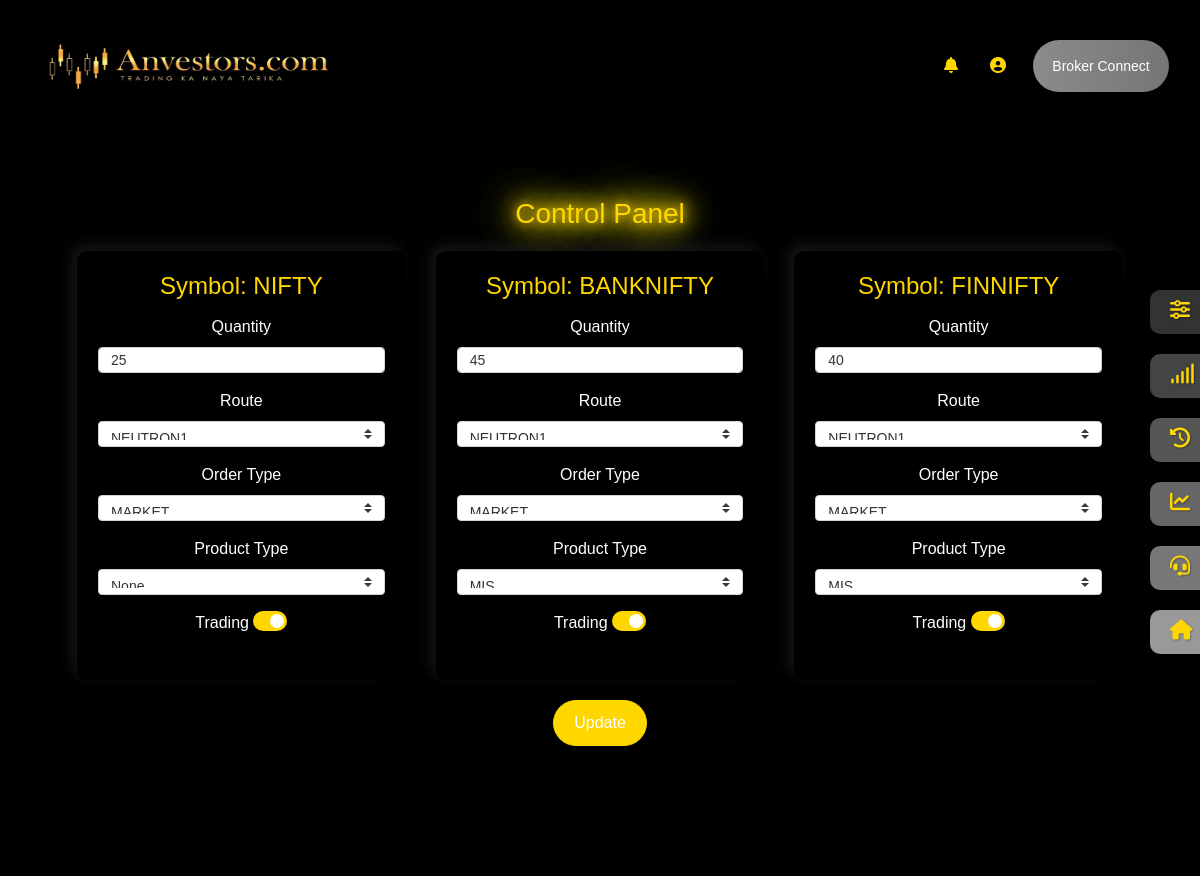
/accounts/home/ (signed in), run on the app's committed database.
### accounts/models.py (models this page shows)
class Client_SYMBOL_QTY(models.Model):
    client_id = models.CharField(max_length=50, blank=True, null=True)
    SYMBOL = models.CharField(max_length=50, blank=True, null=True)
    QUANTITY = models.IntegerField(null=True, blank=True)
    Order_Type = models.CharField(max_length=50, blank=True, null=True)
    Product_Type = models.CharField(max_length=50, blank=True, null=True)
    Strategy = models.CharField(max_length=50, blank=True, null=True)
    trade = models.CharField(max_length=50, blank=True, null=True)
    created_at = models.DateTimeField(auto_now_add=True)

class SYMBOL(models.Model):
    SYMBOL = models.CharField(max_length=50)
    SYMBOL_order = models.CharField(max_length=50 ,blank=True, null=True)
    symbol_token = models.CharField(max_length=50 , blank=True, null=True)
    expiry = models.DateField(null=True, blank=True)
    strike = models.DecimalField(max_digits=10, decimal_places=2,null=True, blank=True)
    lotsize = models.IntegerField(null=True, blank=True)
    instrumenttype = models.CharField(max_length=20,null=True, blank=True)
    exch_seg = models.CharField(max_length=10,null=True, blank=True)
    tick_size = models.DecimalField(max_digits=5, decimal_places=2,null=True, blank=True)
    created_at = models.DateTimeField(auto_now_add=True,null=True, blank=True)
    def __str__(self):
        return self.SYMBOL

### accounts/views.py (the view, shortened to what this page needs)
# urls.py: path('home/', views.client_dashbord, name="client_home" ),
@csrf_protect
def client_dashbord(request):
        if 'msg' in request.GET:
            msg = request.GET['msg']
        else:
            msg = None
        user_id = request.session.get('clint_id')
        client_user = ind_clientDT.objects.get(clint_id=user_id)
        try:
            group = GROUP.objects.get(GROUP = client_user.client_Group)
            symbols = group.symbols.all()
        except:
            symbols = []
        print(group)
        current_date = timezone.now().date()
        filtered_signals = Client_SYMBOL_QTY.objects.filter(client_id = user_id)
        dt = {
            'msg':msg,
            'symbols':symbols,
            'signals':filtered_signals,
            'client_user': client_user,
        }
        return render(request,'client_dashboard.html',dt)

### accounts/models.py (called while the page is built)
    def __str__(self):
        return self.GROUP

    def __str__(self):
        return self.broker_name

### templates/client_dashboard.html (shortened to what this page needs)
{% extends 'client_base.html' %}
{% block main %}
<div class="dashboard-container">
    <h3 class="text-center glow">Control Panel</h3>
    <form method="post">
        <div class="row">
            {% for symbol in symbols %}
                {% for s in signals %}
                    {% if s.SYMBOL|lower == symbol|lower %}
                        <div class="col-md-6 col-lg-4">
                            <div class="card">
                                <h4>Symbol: {{symbol}}</h4>
                                <div class="form-group">
                                    <label for="quantity_{{forloop.counter}}">Quantity</label>
                                    <input type="number" class="form-control" id="quantity_{{forloop.counter}}" name="quantity_{{forloop.counter}}" value="{{s.QUANTITY}}">
                                </div>
                                <div class="form-group">
                                    <label for="strategy_{{forloop.counter}}">Route</label>
                                    <select class="form-control custom-select" id="strategy_{{forloop.counter}}" name="strategy_{{forloop.counter}}">
                                        <option value="{{s.Strategy}}" selected>{{s.Strategy}}</option>
                                    </select>
                                </div>
                                <div class="form-group">
                                    <label for="order_type_{{forloop.counter}}">Order Type</label>
                                    <select class="form-control custom-select" id="order_type_{{forloop.counter}}" name="order_type_{{forloop.counter}}">
                                        <option value="{{s.Order_Type}}" selected>{{s.Order_Type}}</option>
                                    </select>
                                </div>
                                <div class="form-group">
                                    <label for="product_type_{{forloop.counter}}">Product Type</label>
                                    <select class="form-control custom-select" id="product_type_{{forloop.counter}}" name="product_type_{{forloop.counter}}">
                                        <option value="{{s.Product_Type}}" selected>{{s.Product_Type}}</option>
                                    </select>
                                </div>
                                <div class="form-group">
                                    <label>Trading</label>
                                    <label class="switch">
                                        <span class="slider round"></span>
                                    </label>
                                </div>
                            </div>
                        </div>
                    {% endif %}
                {% endfor %}
            {% endfor %}
        </div>
        <div class="text-center">
            <button class="btn btn-success" type="submit">Update</button>
        </div>
    </form>
</div>
{% endblock %}

### templates/client_base.html (shortened to what this page needs)
{% load static %}
<!doctype html>
<html lang="en">
<head>
  <link rel="stylesheet" href="https://cdn.jsdelivr.net/npm/bootstrap@4.5.3/dist/css/bootstrap.min.css"
>
  <link rel="stylesheet" href="https://cdnjs.cloudflare.com/ajax/libs/font-awesome/6.5.2/css/all.min.css"
 />
</head>
<body style="height: 100%;">
  <div class="container-fluid">
    <div class="row">
      <div class="col-sm-12 p-2">
        <div class="container-fluid p-2">
          <nav class="navbar navbar-expand-lg navbar-light navbar-custom">
            <img src="{% static 'xyz.jpeg' %}" width="300" height="60">
            <div class="ml-auto d-flex align-items-center">
              <a class="nav-link" href="#" id="notificationIcon"><i class="fa-solid fa-bell"></i></a>
              <a class="nav-link" href="#" id="profileIcon"><i class="fa-solid fa-user-circle"></i></a>
              <div class="button-1 ml-3">
                <button class="button" id="brokerConnectButton">
                  <span>Broker Connect</span>
                </button>
              </div>
            </div>
          </nav>
          <div class="card shadow card-custom fade-in" style="min-height: 89vh">
            <div class="card-body">
              {% block main %}
              {% endblock %}
            </div>
          </div>
        </div>
      </div>
    </div>
  </div>
  <div class="sidebar-bottom">
    <div id="dashboard" class="sidebar-bottom-container">
      <a href="{% url 'client_dashbord' %}" class="{% if request.path == '/dashbord/' %} active {% endif %}">
        <i class="fa-solid fa-sliders-h"></i>
      </a>
    </div>
    <div id="signals" class="sidebar-bottom-container">
      <a href="{% url 'trade_list' %}" class="{% if request.path == '/trade_list/' %} active {% endif %}">
        <i class="fa-solid fa-signal"></i>
      </a>
    </div>
    <div id="trade-history" class="sidebar-bottom-container">
      <a href="{% url 'client_trade_history' %}" class="{% if request.path == '/client_trade_history/' %} active {% endif %}">
        <i class="fa-solid fa-history"></i>
      </a>
    </div>
    <div id="trade-status" class="sidebar-bottom-container">
      <a href="{% url 'client_status' %}" class="{% if request.path == '/tradingstatus/' %} active {% endif %}">
        <i class="fa-solid fa-chart-line"></i>
      </a>
    </div>
    <div id="help-center" class="sidebar-bottom-container">
      <a href="{% url 'client_help_center' %}" class="{% if request.path == '/client_help_center/' %} active {% endif %}">
        <i class="fa-solid fa-headset"></i>
      </a>
    </div>
    <div id="home" class="sidebar-bottom-container">
      <a href="{% url 'HOME' %}" class="{% if request.path == '/HOME/' %} active {% endif %}">
        <i class="fa-solid fa-home"></i>
      </a>
    </div>
  </div>
</body>
</html>

### templates/client_base.html (style rules this page uses)
body { background-color: #000; color: #FFD700; font-family: 'Poppins', sans-serif; overflow-x: hidden; text-align: center; }
.navbar-custom { background-color: #000; padding: 10px 20px; box-shadow: 0 4px 8px rgba(0, 0, 0, 0.3); transition: all 0.3s ease; height: 100px; }
.card-custom { margin-top: 20px; background-color: #222; color: #FFD700; box-shadow: 0px 5px 15px rgba(0, 0, 0, 0.3); transition: transform 0.3s ease, box-shadow 0.3s ease; }
.card { background-color: #000; }
.sidebar-bottom { position: fixed; right: 0; top: 50%; transform: translateY(-50%); display: flex; flex-direction: column; align-items: center; justify-content: center; z-index: 1000; }
.sidebar-bottom-container { display: flex; align-items: center; margin: 10px 0; padding: 10px 20px; width: 50px; background-color: #222; color: #FFD700; text-align: center; text-decoration: none; border-radius: 10px 0 0 10px; transition: width 0.3s ease; overflow: hidden; white-space: nowrap; box-shadow: 0 0 15px rgba(0, 0, 0, 0.3); }
.sidebar-bottom-container i { display: inline-block; font-size: 20px; margin-right: 10px; text-shadow: 1px 1px 2px rgba(0, 0, 0, 0.3); transition: transform 0.3s ease; }
.sidebar-bottom-container#dashboard { background-color: #333; }
.sidebar-bottom-container#signals { background-color: #444; }
.sidebar-bottom-container#trade-history { background-color: #555; }
.sidebar-bottom-container#trade-status { background-color: #666; }
.sidebar-bottom-container#help-center { background-color: #777; }
.sidebar-bottom-container#home { background-color: #999; }
.button { text-decoration: none; position: relative; border: none; font-size: 14px; font-family: inherit; cursor: pointer; color: #fff; width: 9em; height: 3em; line-height: 2em; text-align: center; background: linear-gradient(90deg, #03a9f4, #f441a5, #ffeb3b, #03a9f4); background-size: 300%; border-radius: 30px; z-index: 1; filter: grayscale(100%); transition: filter 0.3s ease; }
.button:before { content: ""; position: absolute; top: -5px; left: -5px; right: -5px; bottom: -5px; z-index: -1; background: linear-gradient(90deg, #03a9f4, #f441a5, #ffeb3b, #03a9f4); background-size: 400%; border-radius: 35px; transition: 1s; }
.container-fluid { padding-bottom: 60px; }
a { color: #FFD700; text-decoration: none; background-color: transparent; }
.fade-in { animation: fadeIn 2s; }
.glow { text-shadow: 0 0 10px #FFD700, 0 0 20px #FFD700, 0 0 30px #FFD700, 0 0 40px #FFD700; }

### templates/client_dashboard.html (style rules this page uses)
.dashboard-container { padding: 20px; background-color: #000; border-radius: 10px; color: #fff; }
.dashboard-container h3 { margin-bottom: 20px; color: #ffd700; text-align: center; text-shadow: 0 0 10px #ffd700, 0 0 20px #ffd700, 0 0 30px #ffd700, 0 0 40px #ffd700, 0 0 50px #ffd700, 0 0 60px #ffd700, 0 0 70px #ffd700; }
.card { background: #000000; border-radius: 10px; box-shadow: 5px 5px 15px rgba(0, 0, 0, 0.6), -5px -5px 15px rgba(255, 255, 255, 0.1); color: #fff; margin-bottom: 20px; padding: 20px; transition: transform 0.2s, box-shadow 0.2s; }
.card h4 { margin-bottom: 15px; color: #ffd700; }
.form-control, .custom-select { display: block; width: 100%; height: calc(1.5rem + 2px); padding: 0.375rem 0.75rem; font-size: 0.875rem; font-weight: 400; line-height: 1.5; color: #333; background-color: #fff; border: 1px solid #ced4da; border-radius: 0.25rem; transition: border-color 0.15s ease-in-out, box-shadow 0.15s ease-in-out; }
.btn-success { color: #fff; background-color: #ffd700; border-color: #ffd700; border-radius: 50px; padding: 10px 20px; font-size: 1rem; transition: background-color 0.3s, box-shadow 0.3s; }
.switch { position: relative; display: inline-block; width: 34px; height: 20px; }
.slider { position: absolute; cursor: pointer; top: 0; left: 0; right: 0; bottom: 0; background-color: #ccc; transition: 0.4s; border-radius: 34px; }
.slider:before { position: absolute; content: ""; height: 14px; width: 14px; left: 3px; bottom: 3px; background-color: white; transition: 0.4s; border-radius: 50%; }
input:checked + .slider { background-color: #ffd700; }
input:checked + .slider:before { transform: translateX(14px); }
.slider.round { border-radius: 34px; }
.slider.round:before { border-radius: 50%; }

### data on the page
SYMBOL: SYMBOL "NIFTY"
Client_SYMBOL_QTY: QUANTITY "25", Strategy "NEUTRON1", Order_Type "MARKET", Product_Type "None"
SYMBOL: SYMBOL "BANKNIFTY"
Client_SYMBOL_QTY: QUANTITY "45", Strategy "NEUTRON1", Order_Type "MARKET", Product_Type "MIS"
SYMBOL: SYMBOL "FINNIFTY"
Client_SYMBOL_QTY: QUANTITY "40", Strategy "NEUTRON1", Order_Type "MARKET", Product_Type "MIS"
